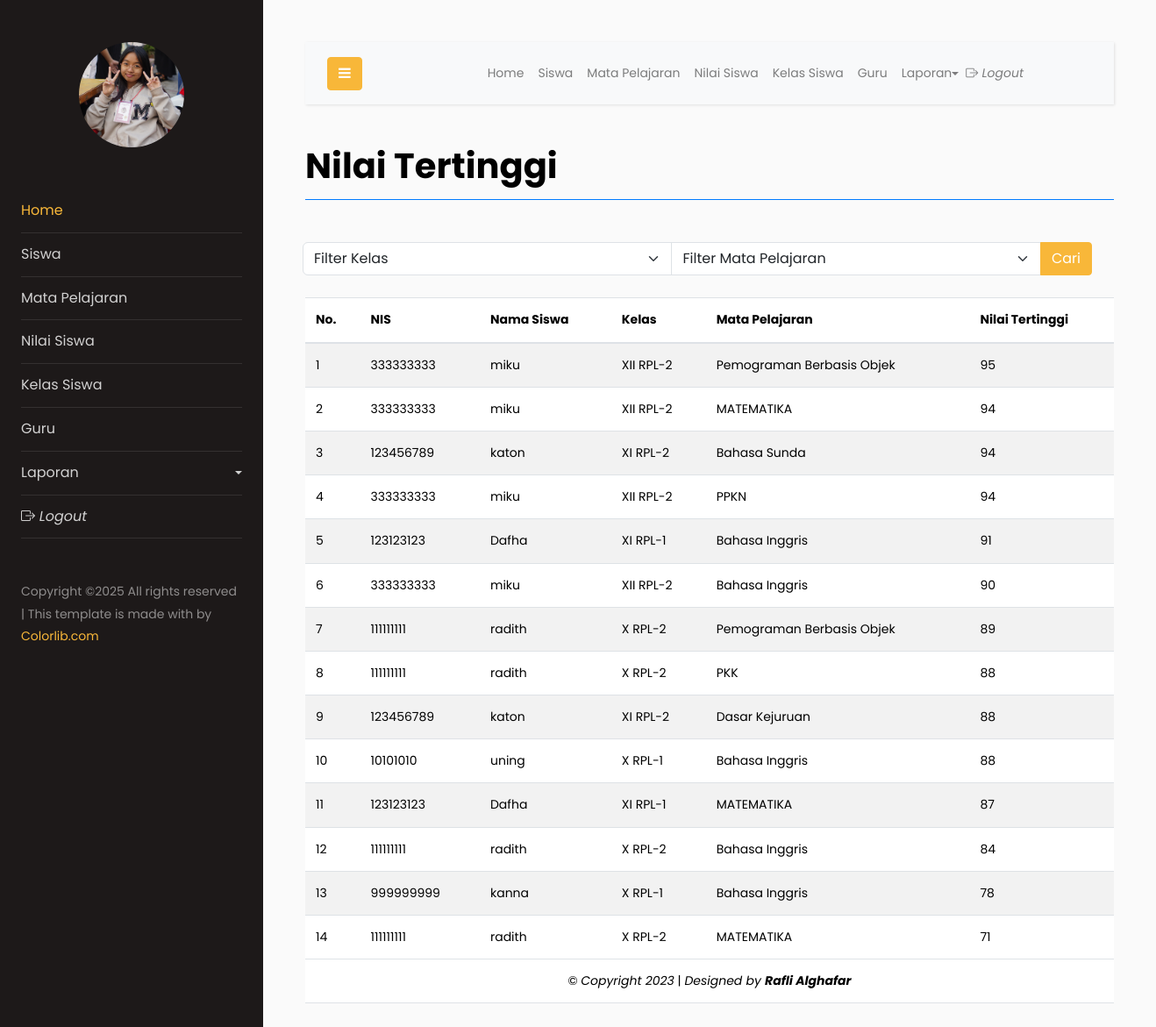
The app's page /?menu=nilaitertinggi with its own data.
### tables this page shows
CREATE TABLE `siswa` (
  `nis` int(11) NOT NULL,
  `nama_siswa` varchar(50) NOT NULL,
  `jk_siswa` enum('Perempuan','Laki-Laki') NOT NULL,
  `alamat_siswa` varchar(50) NOT NULL,
  `kd_kelas` varchar(5) NOT NULL
);

CREATE TABLE `kelas` (
  `kd_kelas` varchar(5) NOT NULL,
  `nama_kelas` varchar(20) NOT NULL,
  `jml_siswa` int(11) NOT NULL,
  `kd_guru` int(11) NOT NULL
);

### raport/nilaitertinggi.php (the view, shortened to what this page needs)
<div class=" h4 border-bottom border-3 border-primary mb-5">
            <h1><b>Nilai Tertinggi</b></h1>
        </div>
        <div class="col" style="margin-left: -18px;">
                <form action="<?php echo htmlspecialchars($_SERVER['PHP_SELF']); ?>?menu=nilaitertinggi" method="POST">
                    <div class="input-group" style="width: 900px;">
                        <select class="form-select" name="filterKelas">
                            <option value="-1">Filter Kelas</option>
                        </select>
                        <select name="filterMapel" class="form-select">
                            <option value="-1">Filter Mata Pelajaran</option>
                        </select>
                        <button class="btn btn-primary" type="submit">Cari</button>
                    </div>
                </form>
            </div>
<?php
    $kriteria = "";
    $sqlsemuaNilai = "SELECT siswa.nis, siswa.nama_siswa, kelas.nama_kelas, mapel.nama_mapel, nilai.uts as max_uts, nilai.uas as max_uas,
                        ((nilai.uas + nilai.uts)/2) as max_nilai_akhir
                        FROM nilai
                        JOIN siswa ON nilai.nis = siswa.nis
                        JOIN mapel ON nilai.kd_mapel = mapel.kd_mapel
                        JOIN kelas ON siswa.kd_kelas = kelas.kd_kelas
                        $kriteria
                        GROUP BY siswa.nis, siswa.nama_siswa, mapel.nama_mapel
                        ORDER BY max_nilai_akhir DESC";
    $resultsemuaNilai = $conn->query($sqlsemuaNilai);
    ?>
    <br>
    <table class="table table-striped " >
        <thead>
            <tr>
                <th>No.</th>
                <th>NIS</th>
                <th>Nama Siswa</th>
                <th>Kelas</th>
                <th>Mata Pelajaran</th>
                <th>Nilai Tertinggi</th>
            </tr>
        </thead>
        <tbody>
            <?php
            if ($resultsemuaNilai && $resultsemuaNilai->num_rows > 0) {
                $no = 0;
                while ($rowsemuaNilai = $resultsemuaNilai->fetch_assoc()) {
                    $no++;
            ?>
                    <tr>
                        <td><?php echo $no; ?></td>
                        <td><?php echo $rowsemuaNilai['nis']; ?></td>
                        <td><?php echo $rowsemuaNilai['nama_siswa']; ?></td>
                        <td><?php echo $rowsemuaNilai['nama_kelas']; ?></td>
                        <td><?php echo $rowsemuaNilai['nama_mapel']; ?></td>
                        <td><?php echo number_format($rowsemuaNilai['max_nilai_akhir']); ?></td>
                    </tr>
            <?php
                }
            } else {
                echo "<tr>
                        <td colspan='6'>Data Belum Ada Bozzzz..</td>
                </tr>";
            }
            ?>
        </tbody>
        <tfoot>
            <tr>
                <td colspan="13" style="text-align: center;">
                    &copy; <i>Copyright 2023</i> | <i>Designed by <b>Rafli Alghafar</b></i>
                </td>
            </tr>
        </tfoot>
    </table>

### records on screen
siswa: nis "333333333", nama_siswa "miku", kd_kelas.nama_kelas "XII RPL-2", nama_mapel "Pemograman Berbasis Objek", max_nilai_akhir "95", nama_mapel "MATEMATIKA", max_nilai_akhir "94", nama_mapel "PPKN", nama_mapel "Bahasa Inggris", max_nilai_akhir "90"
siswa: nis "123456789", nama_siswa "katon", kd_kelas.nama_kelas "XI RPL-2", nama_mapel "Bahasa Sunda", max_nilai_akhir "94", nama_mapel "Dasar Kejuruan", max_nilai_akhir "88"
siswa: nis "123123123", nama_siswa "Dafha", kd_kelas.nama_kelas "XI RPL-1", nama_mapel "Bahasa Inggris", max_nilai_akhir "91", nama_mapel "MATEMATIKA", max_nilai_akhir "87"
siswa: nis "111111111", nama_siswa "radith", kd_kelas.nama_kelas "X RPL-2", nama_mapel "Pemograman Berbasis Objek", max_nilai_akhir "89", nama_mapel "PKK", max_nilai_akhir "88", nama_mapel "Bahasa Inggris", max_nilai_akhir "84", nama_mapel "MATEMATIKA", max_nilai_akhir "71"
siswa: nis "10101010", nama_siswa "uning", kd_kelas.nama_kelas "X RPL-1", nama_mapel "Bahasa Inggris", max_nilai_akhir "88"
siswa: nis "999999999", nama_siswa "kanna", kd_kelas.nama_kelas "X RPL-1", nama_mapel "Bahasa Inggris", max_nilai_akhir "78"
